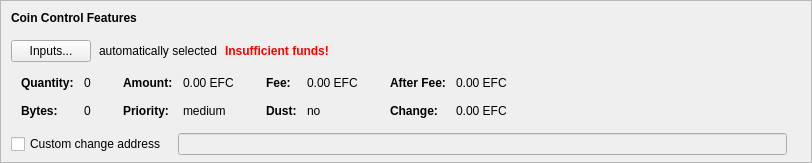
    <widget class="QFrame" name="frameCoinControl">
     <property name="sizePolicy">
      <sizepolicy hsizetype="Expanding" vsizetype="Expanding">
       <horstretch>0</horstretch>
       <verstretch>0</verstretch>
      </sizepolicy>
     </property>
     <property name="maximumSize">
      <size>
       <width>16777215</width>
       <height>16777215</height>
      </size>
     </property>
     <property name="frameShape">
      <enum>QFrame::StyledPanel</enum>
     </property>
     <property name="frameShadow">
      <enum>QFrame::Sunken</enum>
     </property>
     <layout class="QVBoxLayout" name="verticalLayoutCoinControl2">
      <property name="spacing">
       <number>0</number>
      </property>
      <property name="leftMargin">
       <number>0</number>
      </property>
      <property name="topMargin">
       <number>0</number>
      </property>
      <property name="rightMargin">
       <number>0</number>
      </property>
      <property name="bottomMargin">
       <number>6</number>
      </property>
      <item>
       <layout class="QVBoxLayout" name="verticalLayoutCoinControl" stretch="0,0,0,0,1">
        <property name="spacing">
         <number>0</number>
        </property>
        <property name="leftMargin">
         <number>10</number>
        </property>
        <property name="topMargin">
         <number>10</number>
        </property>
        <item>
         <layout class="QHBoxLayout" name="horizontalLayoutCoinControl1">
          <property name="bottomMargin">
           <number>15</number>
          </property>
          <item>
           <widget class="QLabel" name="labelCoinControlFeatures">
            <property name="sizePolicy">
             <sizepolicy hsizetype="Preferred" vsizetype="Maximum">
              <horstretch>0</horstretch>
              <verstretch>0</verstretch>
             </sizepolicy>
            </property>
            <property name="font">
             <font>
              <weight>75</weight>
              <bold>true</bold>
             </font>
            </property>
            <property name="styleSheet">
             <string notr="true">font-weight:bold;</string>
            </property>
            <property name="text">
             <string>Coin Control Features</string>
            </property>
           </widget>
          </item>
         </layout>
        </item>
        <item>
         <layout class="QHBoxLayout" name="horizontalLayoutCoinControl2" stretch="0,0,0,0">
          <property name="spacing">
           <number>8</number>
          </property>
          <property name="bottomMargin">
           <number>10</number>
          </property>
          <item>
           <widget class="QPushButton" name="pushButtonCoinControl">
            <property name="styleSheet">
             <string notr="true"/>
            </property>
            <property name="text">
             <string>Inputs...</string>
            </property>
            <property name="autoDefault">
             <bool>false</bool>
            </property>
           </widget>
          </item>
          <item>
           <widget class="QLabel" name="labelCoinControlAutomaticallySelected">
            <property name="text">
             <string>automatically selected</string>
            </property>
            <property name="margin">
             <number>5</number>
            </property>
           </widget>
          </item>
          <item>
           <widget class="QLabel" name="labelCoinControlInsuffFunds">
            <property name="font">
             <font>
              <weight>75</weight>
              <bold>true</bold>
             </font>
            </property>
            <property name="styleSheet">
             <string notr="true">color:red;font-weight:bold;</string>
            </property>
            <property name="text">
             <string>Insufficient funds!</string>
            </property>
            <property name="margin">
             <number>5</number>
            </property>
           </widget>
          </item>
          <item>
           <spacer name="horizontalSpacerCoinControl">
            <property name="orientation">
             <enum>Qt::Horizontal</enum>
            </property>
            <property name="sizeHint" stdset="0">
             <size>
              <width>40</width>
              <height>1</height>
             </size>
            </property>
           </spacer>
          </item>
         </layout>
        </item>
        <item>
         <widget class="QWidget" name="widgetCoinControl" native="true">
          <property name="sizePolicy">
           <sizepolicy hsizetype="Preferred" vsizetype="Preferred">
            <horstretch>0</horstretch>
            <verstretch>0</verstretch>
           </sizepolicy>
          </property>
          <property name="minimumSize">
           <size>
            <width>0</width>
            <height>0</height>
           </size>
          </property>
          <property name="styleSheet">
           <string notr="true"/>
          </property>
          <layout class="QHBoxLayout" name="horizontalLayoutCoinControl5">
           <property name="leftMargin">
            <number>0</number>
           </property>
           <property name="topMargin">
            <number>0</number>
           </property>
           <property name="rightMargin">
            <number>0</number>
           </property>
           <property name="bottomMargin">
            <number>0</number>
           </property>
           <item>
            <layout class="QHBoxLayout" name="horizontalLayoutCoinControl3" stretch="0,0,0,1">
             <property name="spacing">
              <number>20</number>
             </property>
             <property name="topMargin">
              <number>0</number>
             </property>
             <property name="bottomMargin">
              <number>10</number>
             </property>
             <item>
              <layout class="QFormLayout" name="formLayoutCoinControl1">
               <property name="horizontalSpacing">
                <number>10</number>
               </property>
               <property name="verticalSpacing">
                <number>14</number>
               </property>
               <property name="leftMargin">
                <number>10</number>
               </property>
               <property name="topMargin">
                <number>4</number>
               </property>
               <property name="rightMargin">
                <number>6</number>
               </property>
               <item row="0" column="0">
                <widget class="QLabel" name="labelCoinControlQuantityText">
                 <property name="font">
                  <font>
                   <weight>75</weight>
                   <bold>true</bold>
                  </font>
                 </property>
                 <property name="text">
                  <string>Quantity:</string>
                 </property>
                 <property name="margin">
                  <number>0</number>
                 </property>
                </widget>
               </item>
               <item row="0" column="1">
                <widget class="QLabel" name="labelCoinControlQuantity">
                 <property name="cursor">
                  <cursorShape>IBeamCursor</cursorShape>
                 </property>
                 <property name="contextMenuPolicy">
                  <enum>Qt::ActionsContextMenu</enum>
                 </property>
                 <property name="text">
                  <string notr="true">0</string>
                 </property>
                 <property name="margin">
                  <number>0</number>
                 </property>
                 <property name="textInteractionFlags">
                  <set>Qt::LinksAccessibleByMouse|Qt::TextSelectableByKeyboard|Qt::TextSelectableByMouse</set>
                 </property>
                </widget>
               </item>
               <item row="1" column="0">
                <widget class="QLabel" name="labelCoinControlBytesText">
                 <property name="font">
                  <font>
                   <weight>75</weight>
                   <bold>true</bold>
                  </font>
                 </property>
                 <property name="text">
                  <string>Bytes:</string>
                 </property>
                </widget>
               </item>
               <item row="1" column="1">
                <widget class="QLabel" name="labelCoinControlBytes">
                 <property name="cursor">
                  <cursorShape>IBeamCursor</cursorShape>
                 </property>
                 <property name="contextMenuPolicy">
                  <enum>Qt::ActionsContextMenu</enum>
                 </property>
                 <property name="text">
                  <string notr="true">0</string>
                 </property>
                 <property name="textInteractionFlags">
                  <set>Qt::LinksAccessibleByMouse|Qt::TextSelectableByKeyboard|Qt::TextSelectableByMouse</set>
                 </property>
                </widget>
               </item>
              </layout>
             </item>
             <item>
              <layout class="QFormLayout" name="formLayoutCoinControl2">
               <property name="horizontalSpacing">
                <number>10</number>
               </property>
               <property name="verticalSpacing">
                <number>14</number>
               </property>
               <property name="leftMargin">
                <number>6</number>
               </property>
               <property name="topMargin">
                <number>4</number>
               </property>
               <property name="rightMargin">
                <number>6</number>
               </property>
               <item row="0" column="0">
                <widget class="QLabel" name="labelCoinControlAmountText">
                 <property name="font">
                  <font>
                   <weight>75</weight>
                   <bold>true</bold>
                  </font>
                 </property>
                 <property name="text">
                  <string>Amount:</string>
                 </property>
                 <property name="margin">
                  <number>0</number>
                 </property>
                </widget>
               </item>
               <item row="0" column="1">
                <widget class="QLabel" name="labelCoinControlAmount">
                 <property name="cursor">
                  <cursorShape>IBeamCursor</cursorShape>
                 </property>
                 <property name="contextMenuPolicy">
                  <enum>Qt::ActionsContextMenu</enum>
                 </property>
                 <property name="text">
                  <string notr="true">0.00 EFC</string>
                 </property>
                 <property name="textInteractionFlags">
                  <set>Qt::LinksAccessibleByMouse|Qt::TextSelectableByKeyboard|Qt::TextSelectableByMouse</set>
                 </property>
                </widget>
               </item>
               <item row="1" column="0">
                <widget class="QLabel" name="labelCoinControlPriorityText">
                 <property name="font">
                  <font>
                   <weight>75</weight>
                   <bold>true</bold>
                  </font>
                 </property>
                 <property name="text">
                  <string>Priority:</string>
                 </property>
                </widget>
               </item>
               <item row="1" column="1">
                <widget class="QLabel" name="labelCoinControlPriority">
                 <property name="cursor">
                  <cursorShape>IBeamCursor</cursorShape>
                 </property>
                 <property name="contextMenuPolicy">
                  <enum>Qt::ActionsContextMenu</enum>
                 </property>
                 <property name="text">
                  <string notr="true">medium</string>
                 </property>
                 <property name="textInteractionFlags">
                  <set>Qt::LinksAccessibleByMouse|Qt::TextSelectableByKeyboard|Qt::TextSelectableByMouse</set>
                 </property>
                </widget>
               </item>
              </layout>
             </item>
             <item>
              <layout class="QFormLayout" name="formLayoutCoinControl3">
               <property name="horizontalSpacing">
                <number>10</number>
               </property>
               <property name="verticalSpacing">
                <number>14</number>
               </property>
               <property name="leftMargin">
                <number>6</number>
               </property>
               <property name="topMargin">
                <number>4</number>
               </property>
               <property name="rightMargin">
                <number>6</number>
               </property>
               <item row="0" column="0">
                <widget class="QLabel" name="labelCoinControlFeeText">
                 <property name="font">
                  <font>
                   <weight>75</weight>
                   <bold>true</bold>
                  </font>
                 </property>
                 <property name="text">
                  <string>Fee:</string>
                 </property>
                 <property name="margin">
                  <number>0</number>
                 </property>
                </widget>
               </item>
               <item row="0" column="1">
                <widget class="QLabel" name="labelCoinControlFee">
                 <property name="cursor">
                  <cursorShape>IBeamCursor</cursorShape>
                 </property>
                 <property name="contextMenuPolicy">
                  <enum>Qt::ActionsContextMenu</enum>
                 </property>
                 <property name="text">
                  <string notr="true">0.00 EFC</string>
                 </property>
                 <property name="textInteractionFlags">
                  <set>Qt::LinksAccessibleByMouse|Qt::TextSelectableByKeyboard|Qt::TextSelectableByMouse</set>
                 </property>
                </widget>
               </item>
               <item row="1" column="0">
                <widget class="QLabel" name="labelCoinControlLowOutputText">
                 <property name="font">
                  <font>
                   <weight>75</weight>
                   <bold>true</bold>
                  </font>
                 </property>
                 <property name="text">
                  <string>Dust:</string>
                 </property>
                </widget>
               </item>
               <item row="1" column="1">
                <widget class="QLabel" name="labelCoinControlLowOutput">
                 <property name="cursor">
                  <cursorShape>IBeamCursor</cursorShape>
                 </property>
                 <property name="contextMenuPolicy">
                  <enum>Qt::ActionsContextMenu</enum>
                 </property>
                 <property name="text">
                  <string notr="true">no</string>
                 </property>
                 <property name="textInteractionFlags">
                  <set>Qt::LinksAccessibleByMouse|Qt::TextSelectableByKeyboard|Qt::TextSelectableByMouse</set>
                 </property>
                </widget>
               </item>
              </layout>
             </item>
             <item>
              <layout class="QFormLayout" name="formLayoutCoinControl4">
               <property name="horizontalSpacing">
                <number>10</number>
               </property>
               <property name="verticalSpacing">
                <number>14</number>
               </property>
               <property name="leftMargin">
                <number>6</number>
               </property>
               <property name="topMargin">
                <number>4</number>
               </property>
               <property name="rightMargin">
                <number>6</number>
               </property>
               <item row="0" column="0">
                <widget class="QLabel" name="labelCoinControlAfterFeeText">
                 <property name="font">
                  <font>
                   <weight>75</weight>
                   <bold>true</bold>
                  </font>
                 </property>
                 <property name="text">
                  <string>After Fee:</string>
                 </property>
                 <property name="margin">
                  <number>0</number>
                 </property>
                </widget>
               </item>
               <item row="0" column="1">
                <widget class="QLabel" name="labelCoinControlAfterFee">
                 <property name="cursor">
                  <cursorShape>IBeamCursor</cursorShape>
                 </property>
                 <property name="contextMenuPolicy">
                  <enum>Qt::ActionsContextMenu</enum>
                 </property>
                 <property name="text">
                  <string notr="true">0.00 EFC</string>
                 </property>
                 <property name="textInteractionFlags">
                  <set>Qt::LinksAccessibleByMouse|Qt::TextSelectableByKeyboard|Qt::TextSelectableByMouse</set>
                 </property>
                </widget>
               </item>
               <item row="1" column="0">
                <widget class="QLabel" name="labelCoinControlChangeText">
                 <property name="font">
                  <font>
                   <weight>75</weight>
                   <bold>true</bold>
                  </font>
                 </property>
                 <property name="text">
                  <string>Change:</string>
                 </property>
                </widget>
               </item>
               <item row="1" column="1">
                <widget class="QLabel" name="labelCoinControlChange">
                 <property name="cursor">
                  <cursorShape>IBeamCursor</cursorShape>
                 </property>
                 <property name="contextMenuPolicy">
                  <enum>Qt::ActionsContextMenu</enum>
                 </property>
                 <property name="text">
                  <string notr="true">0.00 EFC</string>
                 </property>
                 <property name="textInteractionFlags">
                  <set>Qt::LinksAccessibleByMouse|Qt::TextSelectableByKeyboard|Qt::TextSelectableByMouse</set>
                 </property>
                </widget>
               </item>
              </layout>
             </item>
            </layout>
           </item>
          </layout>
         </widget>
        </item>
        <item>
         <layout class="QHBoxLayout" name="horizontalLayoutCoinControl4" stretch="0,0,0">
          <property name="spacing">
           <number>12</number>
          </property>
          <property name="sizeConstraint">
           <enum>QLayout::SetDefaultConstraint</enum>
          </property>
          <property name="topMargin">
           <number>5</number>
          </property>
          <property name="rightMargin">
           <number>5</number>
          </property>
          <item>
           <widget class="QCheckBox" name="checkBoxCoinControlChange">
            <property name="toolTip">
             <string>If this is activated, but the change address is empty or invalid, change will be sent to a newly generated address.</string>
            </property>
            <property name="text">
             <string>Custom change address</string>
            </property>
           </widget>
          </item>
          <item>
           <widget class="QValidatedLineEdit" name="lineEditCoinControlChange">
            <property name="enabled">
             <bool>false</bool>
            </property>
            <property name="sizePolicy">
             <sizepolicy hsizetype="Expanding" vsizetype="Fixed">
              <horstretch>0</horstretch>
              <verstretch>0</verstretch>
             </sizepolicy>
            </property>
           </widget>
          </item>
          <item>
           <widget class="QLabel" name="labelCoinControlChangeLabel">
            <property name="sizePolicy">
             <sizepolicy hsizetype="Preferred" vsizetype="Expanding">
              <horstretch>0</horstretch>
              <verstretch>0</verstretch>
             </sizepolicy>
            </property>
            <property name="minimumSize">
             <size>
              <width>0</width>
              <height>0</height>
             </size>
            </property>
            <property name="text">
             <string/>
            </property>
            <property name="margin">
             <number>3</number>
            </property>
           </widget>
          </item>
         </layout>
        </item>
        <item>
         <spacer name="verticalSpacerCoinControl">
          <property name="orientation">
           <enum>Qt::Vertical</enum>
          </property>
          <property name="sizeHint" stdset="0">
           <size>
            <width>800</width>
            <height>1</height>
           </size>
          </property>
         </spacer>
        </item>
       </layout>
      </item>
     </layout>
    </widget>
